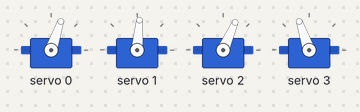
Bench run of a sketch on a simulated Arduino Uno, built with avr-gcc and run on an emulated ATmega328P. Parts: 4 × servo.

Above: at 3.18 s.
At 4.02 s:
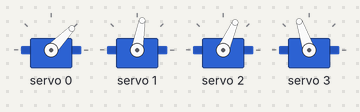
At 7.05 s:
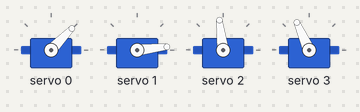
At 10.47 s:
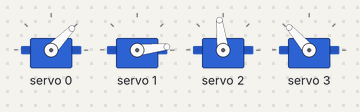
At 16.96 s:
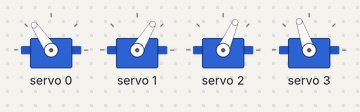
At 30.8 s:
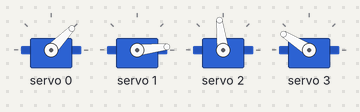
Timing chart, 0 to 40.0 s (numbered marks = the images above):
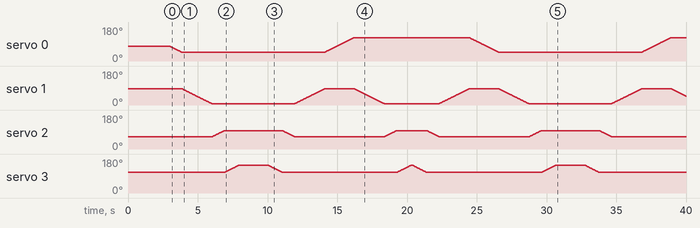

The sketch:

arm.ino
```cpp
#include <Wire.h>
#include <Adafruit_PWMServoDriver.h>

Adafruit_PWMServoDriver mutrs = Adafruit_PWMServoDriver();

#define servo1 0
#define servo2 1
#define servo3 2
#define servo4 3


void setup() {
  Serial.begin(9600);
  mutrs.begin();
  mutrs.setPWMFreq(60);
  mutrs.setPWM(servo1, 0, 330);
  mutrs.setPWM(servo2, 0, 350);
  mutrs.setPWM(servo3, 0, 300);
  mutrs.setPWM(servo4, 0, 410);
  delay(3000);
}

void loop() {

  for (int S1value = 330; S1value >= 250; S1value--) {
    mutrs.setPWM(servo1, 0, S1value);
    delay(10);
  }

  for (int S2value = 350; S2value >= 150; S2value--) {
    mutrs.setPWM(servo2, 0, S2value);
    delay(10);
  }

  for (int S3value = 300; S3value <= 380; S3value++) {
    mutrs.setPWM(servo3, 0, S3value);
    delay(10);
  }

  for (int S4value = 410; S4value <= 510; S4value++) {
    mutrs.setPWM(servo4, 0, S4value);
    delay(10);
  }
  ////////////////////////
  delay(2000);
  for (int S4value = 510; S4value > 410; S4value--) {
    mutrs.setPWM(servo4, 0, S4value);
    delay(10);
  }

  for (int S3value = 380; S3value > 300; S3value--) {
    mutrs.setPWM(servo3, 0, S3value);
    delay(10);
  }

  for (int S2value = 150; S2value < 350; S2value++) {
    mutrs.setPWM(servo2, 0, S2value);
    delay(10);
  }

  for (int S1value = 250; S1value < 450; S1value++) {
    mutrs.setPWM(servo1, 0, S1value);
    delay(10);
  }
  //////////////////////
  for (int S2value = 350; S2value >= 150; S2value--) {
    mutrs.setPWM(servo2, 0, S2value);
    delay(10);
  }

  for (int S3value = 300; S3value <= 380; S3value++) {
    mutrs.setPWM(servo3, 0, S3value);
    delay(10);
  }

  for (int S4value = 410; S4value <= 510; S4value++) {
    mutrs.setPWM(servo4, 0, S4value);
    delay(10);
  }

  for (int S4value = 510; S4value > 410; S4value--) {
    mutrs.setPWM(servo4, 0, S4value);
    delay(10);
  }
  ///////////////////
  for (int S3value = 380; S3value > 300; S3value--) {
    mutrs.setPWM(servo3, 0, S3value);
    delay(10);
  }

  for (int S2value = 150; S2value < 350; S2value++) {
    mutrs.setPWM(servo2, 0, S2value);
    delay(10);
  }

  for (int S1value = 450; S1value > 330; S1value--) {
    mutrs.setPWM(servo1, 0, S1value);
    delay(10);
  }
}
```
